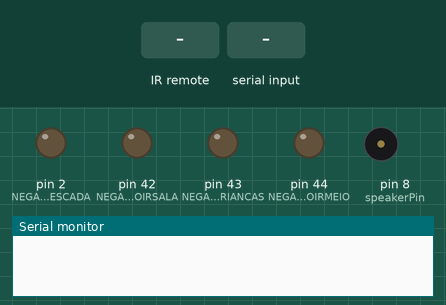
Simulated run of this sketch. Board: Arduino Mega 2560, built with avr-gcc and run on an emulated ATmega2560. Parts: output pins drawn as LEDs (lit = HIGH), buzzer (waves = sounding, pin HIGH), the last lines printed to the serial monitor. The inputs (shaded band) are chosen by the test bench.

Above: at 1.2 s.
1.3 s: infrared code 0x20DF40BF received
At 2.8 s:
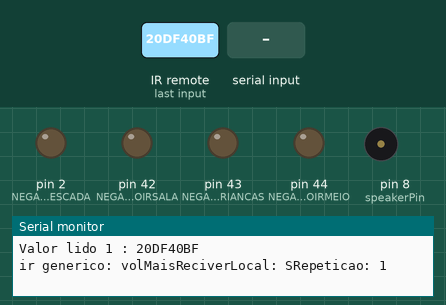
4.4 s: infrared code 0xFFFFFFFF received
At 4.8 s:
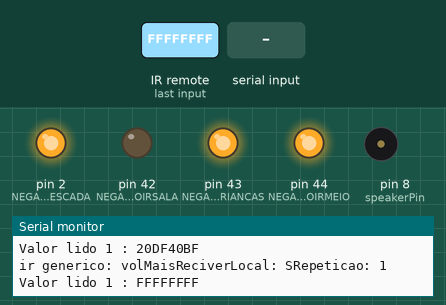
5.9 s: "#\n" received over Serial
7.4 s: infrared code 0x20DFC03F received
At 8.6 s:
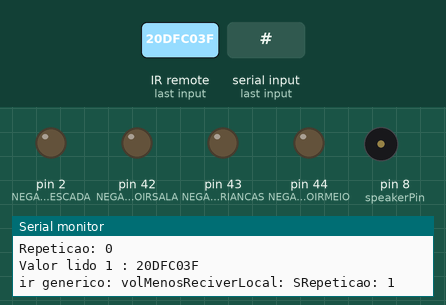
Timing chart, 0 to 10.4 s (numbered marks = the images above; inputs shaded):
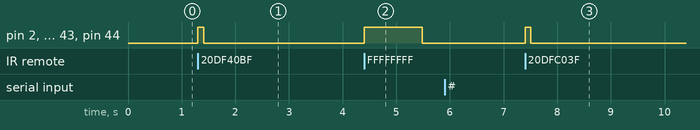

Measured:
- after the input at 1.3 s, pin 2 (NEGATIVOIRESCADA), pin 43 (NEGATIVOIRCRIANCAS), pin 44 (NEGATIVOIRMEIO): LOW → HIGH at once, → LOW 0.11 s later
- after the input at 4.4 s, pin 2 (NEGATIVOIRESCADA), pin 43 (NEGATIVOIRCRIANCAS), pin 44 (NEGATIVOIRMEIO): LOW → HIGH at once, → LOW 1.1 s later
- after the input at 7.4 s, pin 2 (NEGATIVOIRESCADA), pin 43 (NEGATIVOIRCRIANCAS), pin 44 (NEGATIVOIRMEIO): LOW → HIGH at once, → LOW 0.11 s later

The sketch:

jabas-mega-arduino.ino
```cpp
const char jarbasVersion = " Jarbas INREBRA - limpo";

//Variavel de ambiente determina se estamos em teste ou produção
// TESTE = 0
// PRODUÇÃO = 1

int ambiente = 0;


/* ------------------------------------------------------------------ ETHERNET ------------------------------------------------------------------ */
//ethernet
#include <Ethernet.h>
EthernetServer server(8080); // Cria o servidor na porta 8080
//String string1 ="";

// TESTE
  byte myMac[]={0x00, 0xAA, 0xBB, 0xCC, 0xDA, 0x02 };  //Mac TESTE
  byte myIp[]  = { 192, 168, 0, 66 };   //define IP da central automação 2
//PRODUÇÃO
  //byte myMac[]={0xDE, 0xAD, 0xBE, 0xEF, 0xFE, 0xED};  //Mac PRODUÇÃO
  //byte myIp[]  = { 192, 168, 0, 46 };   //define IP da central automação 1

byte gateway[] = { 192,168,0, 1 }; // ip do roteador
byte subnet[] = { 255, 255, 255, 0 };
/* ------------------------------------------------------------------ ETHERNET ------------------------------------------------------------------ */

/* ------------------------------------------------------------------ IR ------------------------------------------------------------------ */
/// IR
#include <IRremote.h>
IRsend irsend; // IR SALA

/////// receptor IR sala
int RECV_PIN = 45;
IRrecv irrecv(RECV_PIN);

decode_results results;
float armazenavalor;
//float armazenavalorMemoria;
/* ------------------------------------------------------------------ IR ------------------------------------------------------------------ */

String cmd = "";
String comando = "";
String strTipo = "";
String strRepeticao = "";
String cmdEthernet = "";
String cmdWire = "";
String strLocal = "N";


//----------------------------

#include "pitches.h"        //
#include "Infravermelho.h"  //


//----------------------------


void setup(){

  Serial.begin(9600);

  pinMode(speakerPin, OUTPUT);  // speaker


  pinMode(NEGATIVOIRSALA, OUTPUT);
  pinMode(NEGATIVOIRESCADA, OUTPUT);
  pinMode(NEGATIVOIRCRIANCAS, OUTPUT);
  pinMode(NEGATIVOIRMEIO, OUTPUT);


  digitalWrite(NEGATIVOIRSALA, LOW);
  digitalWrite(NEGATIVOIRESCADA, LOW);
  digitalWrite(NEGATIVOIRCRIANCAS, LOW);
  digitalWrite(NEGATIVOIRMEIO, LOW);

  Ethernet.begin(myMac, myIp, gateway, subnet);

  if(ambiente == 0){ // TESTE
    //apresentaLuzes();
  }else if(ambiente == 1){ //PRODUÇÃO
    musica();
  }


  //Rec IR
  irrecv.enableIRIn(); // Inicializa o receptor IR


}


void loop(){


  /////// RECEBE IR //-----------------------------------------------------------------------------------------------------------
  if (irrecv.decode(&results))
  {
    Serial.print("Valor lido 1 : ");
    Serial.println(results.value, HEX);
    //armazenavalor = (results.value);

    if(results.value !=0xffffffff){
      armazenavalor = (results.value);
    }


    //volume

    if (armazenavalor == 0x20DF40BF) {
      if(results.value !=0xffffffff){
        sendIr("1","S", "volMaisReciver");// #1volMaisReciverS
      }else{
        sendIr("10","S", "volMaisReciver");// #1volMenosReciverS
      }
    }

    if (armazenavalor == 0x20DFC03F) {
      if(results.value !=0xffffffff){
        sendIr("1","S", "volMenosReciver");// #1volMenosReciverS
      }else{
        sendIr("10","S", "volMenosReciver");// #1volMenosReciverS
      }
    }


    irrecv.resume(); //Le o próximo valor
  }


  //-----------------------------------------------------------------------------------------------------------------------------


  /////// RECEBE ETHERNET //-----------------------------------------------------------------------------------------------------------
  EthernetClient client1 = server.available();
  if (client1) {
    boolean currentLineIsBlank = true;
    while (client1.connected()) {
      if (client1.available()) {
        char c = client1.read();
        cmdEthernet += c;
        if (c == '\n' && currentLineIsBlank) {

          client1.println("HTTP/1.1 200 OK");
          // IMPORTANTE, ISSO FAZ O ARDUINO RECEBER REQUISIÇÃO AJAX DE OUTRO SERVIDOR E NÃO APENAS LOCAL.
          client1.println("Content-Type: text/javascript");
          client1.println("Access-Control-Allow-Origin: *");
          client1.println();
          //montaString();
          //client1.print(montaString());
          break;

        }
        if (c == '\n') {
          // you're starting a new line
          currentLineIsBlank = true;
        }
        else if (c != '\r') {
          // you've gotten a character on the current line
          currentLineIsBlank = false;
        }
      }
    }
    //Serial.println(cmdEthernet);
    // give the web browser time to receive the data
    delay(1);
    // close the connection:
    client1.stop();
  }
  //-----------------------------------------------------------------------------------------------------------------------------

  /////// RECEBE SERIAL //-----------------------------------------------------------------------------------------------------------
  if(Serial.available() > 0) // serial pc
  {

    while(Serial.available() > 0)
    {
      cmd += char(Serial.read());
      delay(10);
    }
    Serial.println(cmd);
    //refHora = millis();
  }

  if (cmd.length() >0 || cmdEthernet.length() >0) {
    cmd += cmdEthernet;

    // lampadas
    // informa tempera
    //if(cmd == "t1"){dht11Externo();}
    //if(cmd == "t2"){dht11Sala();}

    //if(cmd == "relogio"){  mostraHora();}


    strTipo = cmd.substring(0,1);
    strRepeticao = cmd.substring(1,2);
    strLocal = cmd.substring(cmd.length() -1);
    comando = cmd.substring(2,cmd.length() -1);

    //comandos IR

    if(strTipo == "#"){
      sendIr(strRepeticao,strLocal, comando);
    }


    cmd = "";
    comando = "";
    cmdEthernet = "";
  }
  //-----------------------------------------------------------------------------------------------------------------------------


  // Executa 1 vez a cada 15 segundos
  //if(millis() - ref >= 15000){
    //dht11Externo();
    //dht11Sala();
    //ref = millis(); // Atualiza a referência
  //}


  //if(millis() - refHora >= 1000){
  //  verificaRtc();
  //  refHora = millis(); // Atualiza a referência
  //}

}// FIM DO LOOP

///////////////////////////////// funções


//-----------------------------------------------------------------------------------------------------------------------------
```

pitches.h
```cpp
int speakerPin = 8;

int length = 15; // número de notas
char notes[] = "ccggaagffeeddc "; // espaços representam pausas
int beats[] = { 1, 1, 1, 1, 1, 1, 2, 1, 1, 1, 1, 1, 1, 2, 4 };
int tempo = 150;

void playTone(int tone, int duration) {
  for (long i = 0; i < duration * 1000L; i += tone * 2) {
    digitalWrite(speakerPin, HIGH);
    delayMicroseconds(tone);
    digitalWrite(speakerPin, LOW);
    delayMicroseconds(tone);
  }
}

void playNote(char note, int duration) {
  char names[] = { 'c', 'd', 'e', 'f', 'g', 'a', 'b', 'C' };
  int tones[] = { 1915, 1700, 1519, 1432, 1275, 1136, 1014, 956 };

  // toque o tom correspondente ao nome da nota
  for (int i = 0; i < 8; i++) {
    if (names[i] == note) {
      playTone(tones[i], duration);
    }
  }
}


void som()
{
  //playNote('c', 20);
  playTone(900, 20);

  Serial.println("som");
}

void som1()
{
  playTone(900, 300);
  Serial.println("som1");
}
void som2()
{
  playTone(900, 50);
  delay(100);
  playTone(900, 100);
  Serial.println("som2");
}
void som3()
{
  playTone(900, 50);
  delay(100);
  playTone(900, 50);
  delay(100);
  playTone(900, 100);
  Serial.println("som3");
}
void som4()
{
  playTone(900, 50);
  delay(100);
  playTone(900, 50);
  delay(100);
  playTone(900, 50);
  delay(100);
  playTone(900, 100);
  Serial.println("som4");
}

void musica()
{
  for (int i = 0; i < length; i++) {
    if (notes[i] == ' ') {
      delay(beats[i] * tempo); // rest
    } else {
      playNote(notes[i], beats[i] * tempo);
    }

    // pausa entre notas
    delay(tempo / 1.30);
  }
}
```

Source omitted: Infravermelho.h (51959 bytes)
